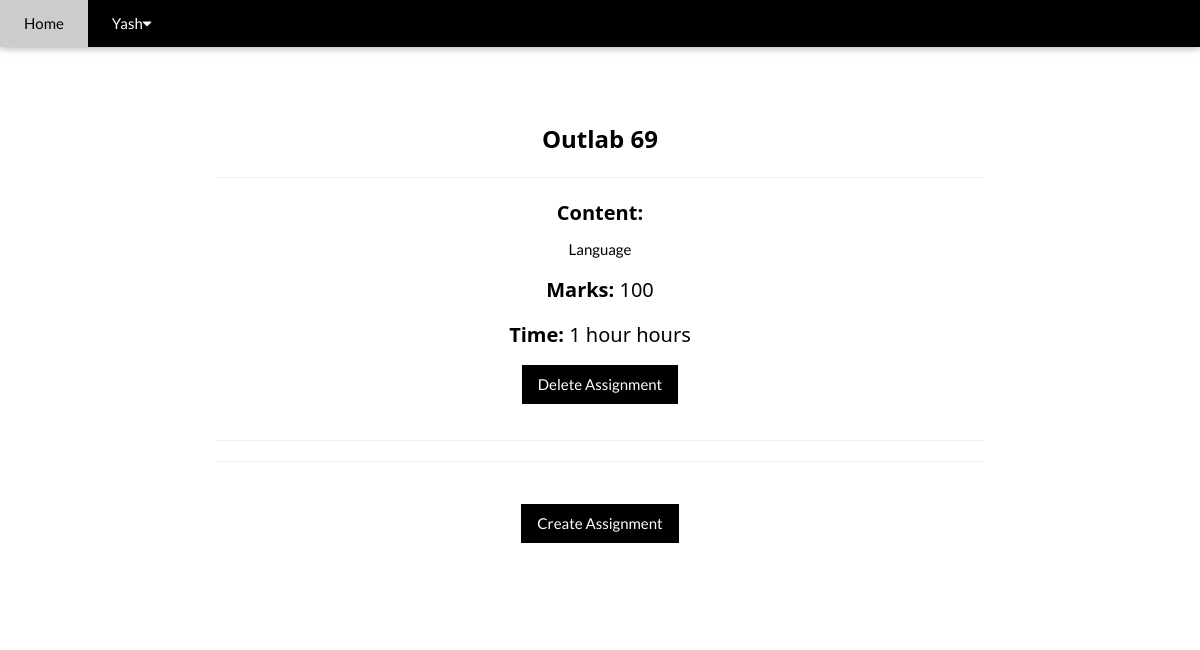
/assignment/ (signed in), run on the app's committed database.
### authentication/models.py (models this page shows, shortened)
class User(AbstractUser):
    username = None
    role = models.CharField(max_length=12, error_messages={
        'required': "Role must be provided"
    })
    email = models.EmailField(unique=True, blank=False,
                              error_messages={
                                  'unique': "A user with that email already exists.",
                              })
    USERNAME_FIELD = "email"
    REQUIRED_FIELDS = []
    objects = UserManager()

### core/models.py (models this page shows, shortened)
class Assignment(models.Model):
    user = models.ForeignKey(User, on_delete=models.CASCADE)
    title = models.CharField(max_length=100)
    content = models.TextField()
    marks = models.CharField(max_length=20)
    duration = models.CharField(max_length=100)
    created_at = models.DateTimeField(default=timezone.now())

### core/views.py (the view)
# urls.py: path('assignment/', AssignmentView.as_view(), name='assignment-list'),
class AssignmentView(ListView):
    model = Assignment
    template_name = 'core/instructor/assignments.html'
    context_object_name = 'assignment'
    @method_decorator(login_required(login_url=reverse_lazy('authentication:login')))
    def dispatch(self, request, *args, **kwargs):
        return super().dispatch(self.request, *args, **kwargs)
    def get_queryset(self):
        return self.model.objects.all()  # filter(user_id=self.request.user.id).order_by('-id')

### templates/core/instructor/assignments.html (shortened to what this page needs)
{% extends 'base.html' %}
{% load static %}
{% block content %}
 <div class="w3-container w3-content w3-center w3-padding-64" style="max-width:800px" id="band">
            {% if request.user.is_authenticated and request.user.role == 'instructor' %}
                {% for foo in assignment %}
                    <h3><strong> {{ foo.title }}  </strong></h3>
                    <hr/>
                    <p> <h4><strong>Content:</strong></h4> {{ foo.content }} </p>
                    <p> <h4><strong>Marks:</strong>  {{ foo.marks }} </h4> </p>
                    <p> <h4><strong>Time:</strong> {{ foo.duration }} hours </h4></p>
            <a href="{% url 'core:delete-assignment' foo.id %}"><button class="w3-button w3-black w3-margin-bottom" onclick="document.getElementById('ticketModal').style.display='block'">Delete Assignment</button></a>
                    <hr/>
                    <hr/>
                    <br/>
                {% endfor %}
            <a href="{% url 'core:assignment-create' %}"><button class="w3-button w3-black w3-margin-bottom" onclick="document.getElementById('ticketModal').style.display='block'">Create Assignment</button></a>
            {% endif %}
            <br/>
    </div>
{% endblock %}

### templates/nav.html (shortened to what this page needs)
<div class="w3-top">
<div class="w3-bar w3-black w3-card">
<a href="/" class="w3-bar-item w3-button w3-padding-large">Home</a>
{% if request.user.is_authenticated and request.user.role == 'instructor' %}
<div class="w3-dropdown-hover w3-hide-small">
<button class="w3-padding-large w3-button" title="More">{{ request.user.first_name }}<i class="fa fa-caret-down"></i></button>
                {% endif %}
</div>
</div>

### static/css/ournewstyles.css (style rules this page uses)
html { box-sizing:border-box }
*,*:before,*:after { box-sizing:inherit }
html { -ms-text-size-adjust:100%;-webkit-text-size-adjust:100% }
body { margin:0 }
a { background-color:transparent }
b,strong { font-weight:bolder }
hr { box-sizing:content-box;height:0;overflow:visible }
button,input,select,textarea,optgroup { font:inherit;margin:0 }
button,input { overflow:visible }
button,select { text-transform:none }
button,[type=button],[type=reset],[type=submit] { -webkit-appearance:button }
html,body { font-family:Verdana,sans-serif;font-size:15px;line-height:1.5;overflow-y:scroll }
h3 { font-size:24px }
h4 { font-size:20px }
h1,h2,h3,h4,h5,h6 { font-family:"Segoe UI",Arial,sans-serif;font-weight:400;margin:10px 0 }
hr { border:0;border-top:1px solid #eee;margin:20px 0 }
a { color:inherit }
.w3-btn,.w3-button { border:none;display:inline-block;padding:8px 16px;vertical-align:middle;text-decoration:none;color:inherit;background-color:inherit;text-align:center;cursor:pointer;white-space:nowrap }
.w3-btn,.w3-button { -webkit-touch-callout:none;-webkit-user-select:none;-khtml-user-select:none;-moz-user-select:none;-ms-user-select:none;user-select:none }
.w3-dropdown-click,.w3-dropdown-hover { position:relative;display:inline-block;cursor:pointer }
.w3-bar { width:100% }
.w3-bar .w3-bar-item { padding:8px 16px;float:left;width:auto;border:none;display:block;outline:0 }
.w3-bar .w3-dropdown-hover,.w3-bar .w3-dropdown-click { position:static;float:left }
.w3-bar .w3-button { white-space:normal }
.w3-container:after,.w3-container:before,.w3-panel:after,.w3-panel:before,.w3-row:after,.w3-row:before,.w3-row-padding:after,.w3-row-padding:before, .w3-cell-row:before,.w3-cell-row:after,.w3-clear:after,.w3-clear:before,.w3-bar:before,.w3-bar:after { content:"";display:table;clear:both }
.w3-content,.w3-auto { margin-left:auto;margin-right:auto }
.w3-content { max-width:980px }
.w3-top,.w3-bottom { position:absolute;width:100%;z-index:1 }
.w3-top { top:0 }
.w3-container,.w3-panel { padding:0.01em 16px }
.w3-card,.w3-card-2 { box-shadow:0 2px 5px 0 rgba(0,0,0,0.16),0 2px 10px 0 rgba(0,0,0,0.12) }
.w3-center { text-align:center!important }
.w3-margin-bottom { margin-bottom:16px!important }
.w3-padding-large { padding:12px 24px!important }
.w3-padding-64 { padding-top:64px!important;padding-bottom:64px!important }
.w3-black,.w3-hover-black:hover { color:#fff!important;background-color:#000!important }

### templates/base.html (style rules this page uses)
body { font-family: "Lato", sans-serif }

### data on the page
User: user.first_name "Yash"
Assignment: title "Outlab 69", content "Language", marks "100", duration "1 hour"
